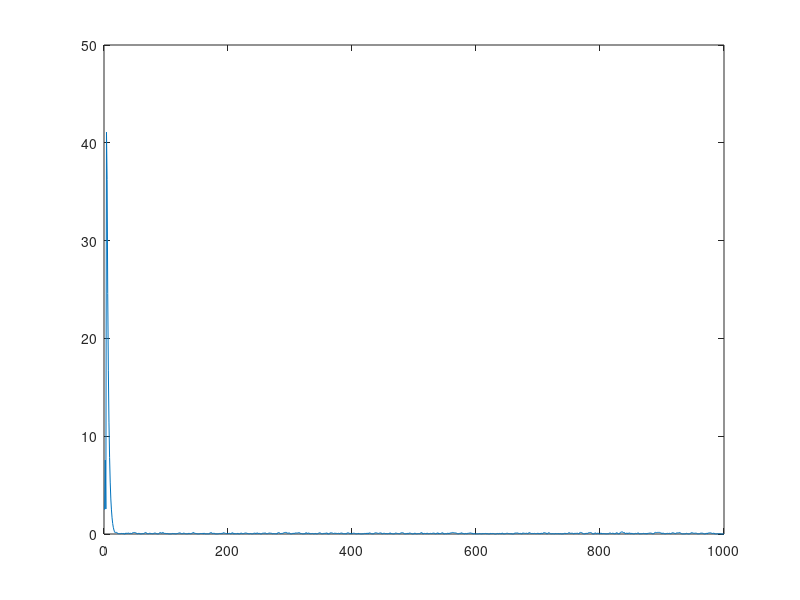

The MATLAB script that drew this image:
clc;
clear;

isi=[0.28,1,0.28,4.3,7];
order=7;
snr=10;
len=1000;

M=(order-1)/2;
N=len+length(isi)-1;
e=zeros(1,len);
error=e;
out=zeros(1,N);
number=0;
r=zeros(order,order);

irt=1;
for j=1:irt
    theta=(rand-0.5)*2*pi;
    A=10;
    t=1:len;
    fc=1000;
    x_re=A*cos(2*pi*fc*t+theta);
    theta_im=(rand-0.5)*2*pi;
    A_im=5;
    fc_im=500;
    x_im=A_im*cos(2*pi*fc_im*t+theta_im);
    x=x_re.*exp(i*x_im)
    for p=1:order
        for q=p:order
            r(p,q)=A^2/2*cos(2*pi*fc*abs(p-q));
            r(q,p)=r(p,q);
        end
    end
    [V,D]=eig(r);
    lmd_max=max(max(D));
    mu=1/lmd_max;
        
    d1=zeros(1,len);
	noise=rand(1,N)/10.^(snr/10);
	y=conv(isi,x)+noise;
	wk=zeros(1,order);
	for n=1:len-order+1
		x1=x(n:n+order-1);
		d1(n)=wk*x1';
		e(n)=y(n)-d1(n);  
		wk=wk+mu*e(n)*x1;
    end
end
plot(abs(e))


